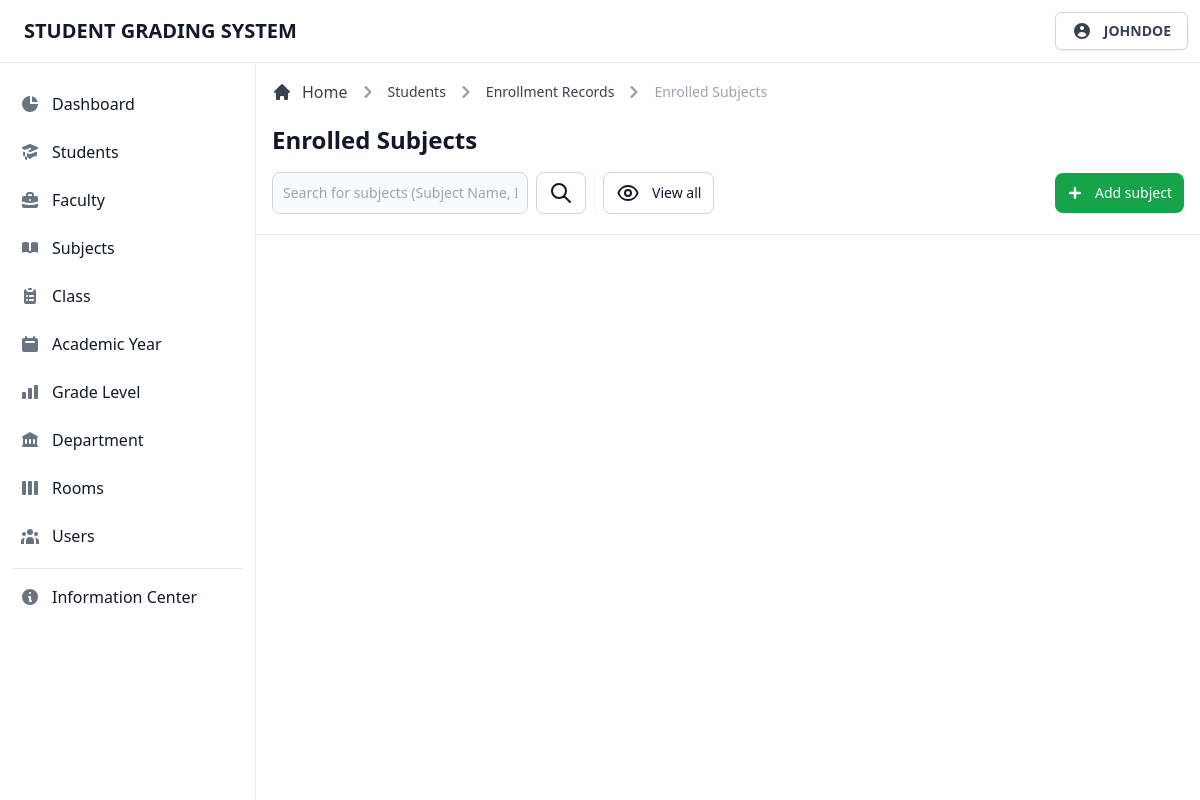
Before: /admin/view/subject-list.php?id=5&studentnumber=1234125&course=Grade 12 (signed in) with the older database file.
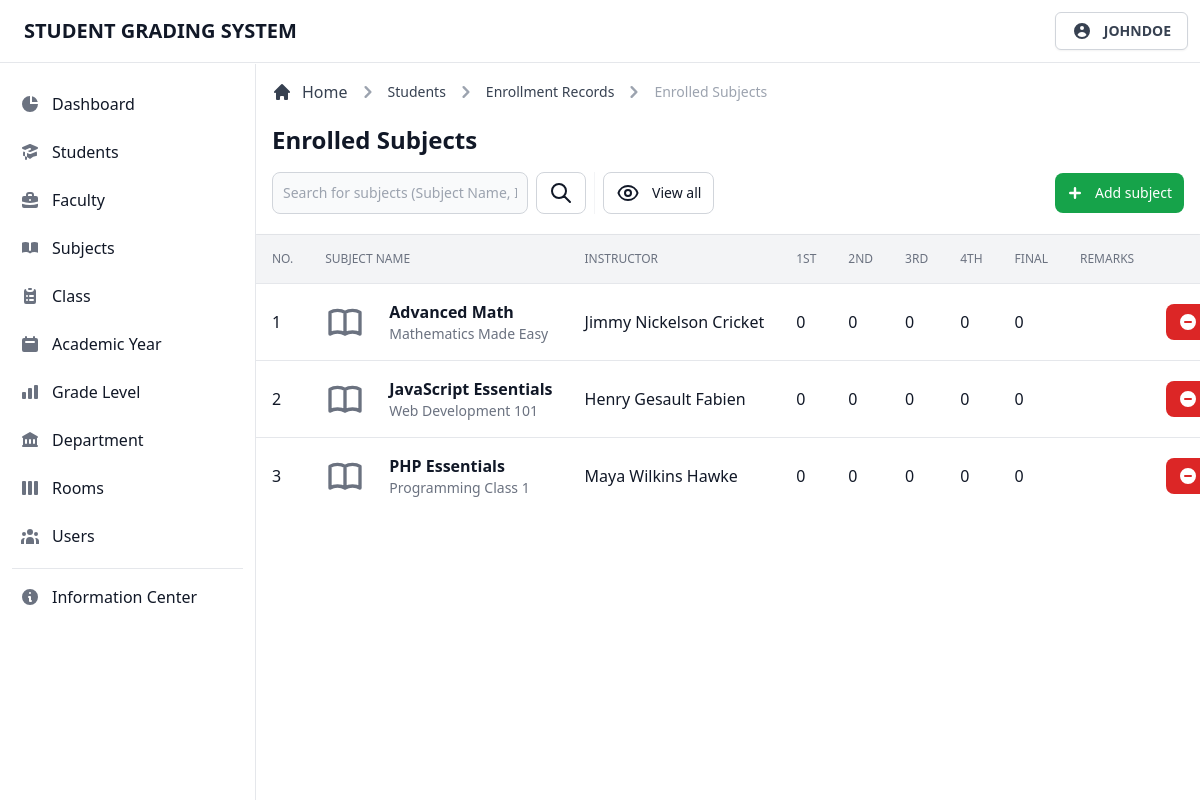
After: the same page with the newer database file.
### tables this page shows
CREATE TABLE `tblgrades` (
  `grade_id` int(11) NOT NULL,
  `student_number` int(11) NOT NULL,
  `sy_id` int(11) NOT NULL,
  `subj_code` int(11) NOT NULL,
  `grade_first` int(11) NOT NULL,
  `grade_second` int(11) NOT NULL,
  `grade_third` int(11) NOT NULL,
  `grade_fourth` int(11) NOT NULL,
  `grade_avg` int(11) NOT NULL,
  `grade_remarks` varchar(255) NOT NULL,
  `grade_comment` varchar(255) NOT NULL
);

CREATE TABLE `tblsubjects` (
  `subj_id` int(11) NOT NULL,
  `subj_code` int(11) NOT NULL,
  `subj_name` varchar(255) NOT NULL,
  `subj_desc` varchar(255) DEFAULT NULL,
  `subj_level` varchar(255) NOT NULL,
  `subj_unit` int(11) NOT NULL,
  `subj_ay` varchar(255) NOT NULL,
  `subj_sem` varchar(255) NOT NULL
);

CREATE TABLE `tblclass` (
  `class_id` int(11) NOT NULL,
  `class_code` int(11) NOT NULL,
  `class_name` varchar(255) NOT NULL,
  `class_desc` varchar(255) NOT NULL,
  `inst_code` int(11) NOT NULL,
  `class_inst` varchar(255) NOT NULL,
  `class_level` varchar(255) NOT NULL,
  `class_ay` varchar(255) NOT NULL,
  `class_day` varchar(255) NOT NULL,
  `class_time` varchar(255) NOT NULL,
  `class_room` varchar(255) NOT NULL,
  `class_section` varchar(255) NOT NULL
);

### admin/page/subject-list/subject-list.classes.php (called while the page is built, shortened)
<?php
class DisplaySubjectList extends Dbh
{
  protected function getData($syid, $studentnumber)
  {
    $stmt = $this->connect()->prepare('SELECT * FROM tblgrades g, tblsubjects s, tblclass c WHERE g.student_number = ? AND g.sy_id = ? AND s.subj_code = g.subj_code AND c.class_code = g.subj_code;');
    $result = 0;
    if (!$stmt->execute([$studentnumber, $syid])) {
      $stmt = null;
      echo "error";
      exit;
    }
    while ($row = $stmt->fetchAll(PDO::FETCH_ASSOC)) {
      $result = $row;
    }
    return $result;
  }
}
class DisplaySubjectListContr extends DisplaySubjectList
{
  private $syid;
  private $studentnumber;
  public function __construct($syid, $studentnumber, $course)
  {
    $this->syid = $syid;
    $this->studentnumber = $studentnumber;
  }
  public function fetchData()
  {
    $result = $this->getData($this->syid, $this->studentnumber);
    return $result;
  }
}
class DisplaySubjectOptions extends Dbh
{
  protected function getData($course, $studentnumber)
  {
    $stmt = $this->connect()->prepare('SELECT * FROM tblsubjects s WHERE s.subj_level = ? AND s.subj_code NOT IN (SELECT subj_code FROM tblgrades g WHERE g.student_number = ?);');
    $result = 0;
    while ($row = $stmt->fetchAll(PDO::FETCH_ASSOC)) {
      $result = $row;
    }
    return $result;
  }
}
class DisplaySubjectOptionsContr extends DisplaySubjectOptions
{
  private $course;
  private $studentnumber;
  public function __construct($course, $studentnumber)
  {
    $this->course = $course;
    $this->studentnumber = $studentnumber;
  }
  public function fetchData()
  {
    $result = $this->getData($this->course, $this->studentnumber);
    return $result;
  }
}
$display = new DisplaySubjectListContr($syid, $studentnumber, $course);
$result = $display->fetchData();

### admin/database/database.classes.php (called while the page is built)
<?php
class Dbh
{
  private $hostname = 'localhost';
  private $username = 'root';
  private $password = '';
  private $dbname = 'dbgradingsystem';
  public function connect()
  {
    try {
      $dbh = new PDO('mysql:host=' . $this->hostname . ';dbname=' . $this->dbname, $this->username, $this->password);
      return $dbh;
    } catch (PDOException $e) {
      print "Error!: " . $e->getMessage() . "<br>";
      die();
    }
  }
}

### admin/page/subject-list/subject-list-table.php (the view, shortened to what the rows shown need)
<div class="flex flex-col min-w-full overflow-hidden overflow-x-auto align-middle shadow">
  <table class="min-w-full divide-y divide-gray-200 table-fixed">
    <thead class="bg-gray-100">
      <tr>
        <th scope="col" class="th">
          No.
        </th>
        <th scope="col" class="th">
          Subject Name
        </th>
        <th scope="col" class="th">
          Instructor
        </th>
        <th scope="col" class="th">
          1st
        </th>
        <th scope="col" class="th">
          2nd
        </th>
        <th scope="col" class="th">
          3rd
        </th>
        <th scope="col" class="th">
          4th
        </th>
        <th scope="col" class="th">
          Final
        </th>
        <th scope="col" class="th">
          Remarks
        </th>
        <th scope="col" class="th">
        </th>
      </tr>
    </thead>
    <tbody class="bg-white divide-y divide-gray-200 ">
      <?php foreach ($result as $data) : ?>
        <tr class="hover:bg-gray-100 group">
          <td class="td">
            <div class="flex items-center capitalize">
              <?= $i += 1; ?>
            </div>
          </td>
          <td class="td-title">
            <div class="text-sm font-normal text-gray-500">
              <div class="text-base font-semibold text-gray-900 capitalize">
                <?= $data['subj_name']; ?>
              </div>
              <div class="text-sm font-normal text-gray-500">
                <?= $data['subj_desc']; ?>
              </div>
            </div>
          </td>
          <td class="td">
            <div class="flex items-center capitalize">
              <?= $data['class_inst']; ?>
            </div>
          </td>
          <td class="td">
            <div class="flex items-center capitalize">
              <?= $data['grade_first']; ?>
            </div>
          </td>
          <td class="td">
            <div class="flex items-center capitalize">
              <?= $data['grade_second']; ?>
            </div>
          </td>
          <td class="td">
            <div class="flex items-center capitalize">
              <?= $data['grade_third']; ?>
            </div>
          </td>
          <td class="td">
            <div class="flex items-center capitalize">
              <?= $data['grade_fourth']; ?>
            </div>
          </td>
          <td class="td">
            <div class="flex items-center capitalize">
              <?= $data['grade_avg']; ?>
            </div>
          </td>
          <td class="td">
          </td>
          <td class="p-4 space-x-2 text-right whitespace-nowrap">
            <button type="button" data-delete-button data-id="<?= $data['grade_id']; ?>" class="btn-red">
              <svg class="w-5 h-5 mr-2" xmlns="http://www.w3.org/2000/svg" viewBox="0 0 20 20" fill="currentColor">
                <path fill-rule="evenodd" d="M10 18a8 8 0 100-16 8 8 0 000 16zM7 9a1 1 0 000 2h6a1 1 0 100-2H7z" clip-rule="evenodd" />
              </svg>
            </button>
          </td>
        </tr>
      <?php endforeach; ?>
    </tbody>
  </table>
</div>

Changed rows visible on the page:
added tblgrades: i "1", tblsubjects.subj_name "Advanced Math", tblsubjects.subj_desc "Mathematics Made Easy", tblclass.class_inst "Jimmy Nickelson Cricket", grade_first "0", grade_second "0", grade_third "0", grade_fourth "0", grade_avg "0"
added tblgrades: i "2", tblsubjects.subj_name "JavaScript Essentials", tblsubjects.subj_desc "Web Development 101", tblclass.class_inst "Henry Gesault Fabien", grade_first "0", grade_second "0", grade_third "0", grade_fourth "0", grade_avg "0"
added tblgrades: i "3", tblsubjects.subj_name "PHP Essentials", tblsubjects.subj_desc "Programming Class 1", tblclass.class_inst "Maya Wilkins Hawke", grade_first "0", grade_second "0", grade_third "0", grade_fourth "0", grade_avg "0"
Other visible differences:
text now shown: "NO. SUBJECT NAME INSTRUCTOR 1ST 2ND 3RD 4TH FINAL REMARKS"
